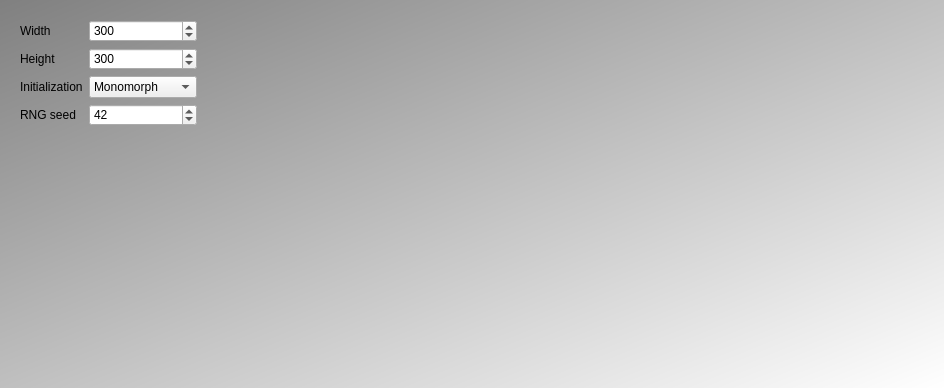
<?xml version="1.0" encoding="UTF-8"?>
<ui version="4.0">
 <class>QtPaperRockScissorsWithTraitMainDialog</class>
 <widget class="QDialog" name="QtPaperRockScissorsWithTraitMainDialog">
  <property name="geometry">
   <rect>
    <x>0</x>
    <y>0</y>
    <width>944</width>
    <height>388</height>
   </rect>
  </property>
  <property name="windowTitle">
   <string>PaperRockScissorsWithTrait</string>
  </property>
  <property name="styleSheet">
   <string notr="true">QDialog { 
background-color: qlineargradient(x1: 0, y1: 0, x2: 1, y2: 1, stop: 0  #808080, stop: 1 #ffffff);
}
QPushButton { background-color: rgb(255, 255, 255);  }
QPushButton { color: rgb(0,0,0); }
QPushButton { font: 48px, &quot;monospace&quot; }</string>
  </property>
  <layout class="QHBoxLayout" name="horizontalLayout">
   <item>
    <widget class="QWidget" name="widget_parameters" native="true">
     <property name="sizePolicy">
      <sizepolicy hsizetype="Maximum" vsizetype="Preferred">
       <horstretch>0</horstretch>
       <verstretch>0</verstretch>
      </sizepolicy>
     </property>
     <layout class="QGridLayout" name="gridLayout">
      <item row="0" column="0">
       <widget class="QLabel" name="label_width">
        <property name="text">
         <string>Width</string>
        </property>
       </widget>
      </item>
      <item row="2" column="0">
       <widget class="QLabel" name="label_initialization_type">
        <property name="text">
         <string>Initialization</string>
        </property>
       </widget>
      </item>
      <item row="1" column="0">
       <widget class="QLabel" name="label_height">
        <property name="text">
         <string>Height</string>
        </property>
       </widget>
      </item>
      <item row="1" column="1">
       <widget class="QSpinBox" name="box_height">
        <property name="minimum">
         <number>15</number>
        </property>
        <property name="maximum">
         <number>10000</number>
        </property>
        <property name="value">
         <number>300</number>
        </property>
       </widget>
      </item>
      <item row="2" column="1">
       <widget class="QComboBox" name="box_initialization_type">
        <property name="currentIndex">
         <number>2</number>
        </property>
        <item>
         <property name="text">
          <string>Random</string>
         </property>
        </item>
        <item>
         <property name="text">
          <string>Vertical bands</string>
         </property>
        </item>
        <item>
         <property name="text">
          <string>Monomorph</string>
         </property>
        </item>
       </widget>
      </item>
      <item row="0" column="1">
       <widget class="QSpinBox" name="box_width">
        <property name="minimum">
         <number>15</number>
        </property>
        <property name="maximum">
         <number>10000</number>
        </property>
        <property name="value">
         <number>300</number>
        </property>
       </widget>
      </item>
      <item row="4" column="0">
       <spacer name="verticalSpacer">
        <property name="orientation">
         <enum>Qt::Vertical</enum>
        </property>
        <property name="sizeHint" stdset="0">
         <size>
          <width>20</width>
          <height>40</height>
         </size>
        </property>
       </spacer>
      </item>
      <item row="3" column="0">
       <widget class="QLabel" name="label_rng_seed">
        <property name="text">
         <string>RNG seed</string>
        </property>
       </widget>
      </item>
      <item row="3" column="1">
       <widget class="QSpinBox" name="box_rng_seed">
        <property name="maximum">
         <number>10000</number>
        </property>
        <property name="value">
         <number>42</number>
        </property>
       </widget>
      </item>
     </layout>
    </widget>
   </item>
   <item>
    <widget class="QwtPlot" name="plot_popsizes" native="true"/>
   </item>
   <item>
    <widget class="QwtPlot" name="plot_traits" native="true"/>
   </item>
   <item>
    <widget class="QWidget" name="widget_grid" native="true">
     <property name="sizePolicy">
      <sizepolicy hsizetype="Minimum" vsizetype="Preferred">
       <horstretch>5</horstretch>
       <verstretch>0</verstretch>
      </sizepolicy>
     </property>
     <layout class="QGridLayout" name="gridLayout_2"/>
    </widget>
   </item>
  </layout>
 </widget>
 <customwidgets>
  <customwidget>
   <class>QwtPlot</class>
   <extends>QWidget</extends>
   <header>qwt_plot.h</header>
   <container>1</container>
  </customwidget>
 </customwidgets>
 <tabstops>
  <tabstop>box_width</tabstop>
  <tabstop>box_height</tabstop>
  <tabstop>box_initialization_type</tabstop>
 </tabstops>
 <resources/>
 <connections/>
</ui>
